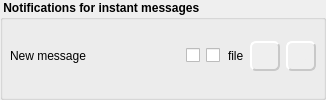
              <widget class="QGroupBox" name="mGrpStyle_3">
               <property name="font">
                <font>
                 <weight>75</weight>
                 <bold>true</bold>
                </font>
               </property>
               <property name="title">
                <string> Notifications for instant messages </string>
               </property>
               <layout class="QVBoxLayout" name="verticalLayout_16">
                <property name="leftMargin">
                 <number>7</number>
                </property>
                <property name="topMargin">
                 <number>3</number>
                </property>
                <property name="rightMargin">
                 <number>7</number>
                </property>
                <property name="bottomMargin">
                 <number>7</number>
                </property>
                <item>
                 <layout class="QHBoxLayout" name="horizontalLayout_30">
                  <item>
                   <widget class="QLabel" name="label_2">
                    <property name="minimumSize">
                     <size>
                      <width>170</width>
                      <height>30</height>
                     </size>
                    </property>
                    <property name="maximumSize">
                     <size>
                      <width>170</width>
                      <height>16777215</height>
                     </size>
                    </property>
                    <property name="font">
                     <font>
                      <family>MS Shell Dlg 2</family>
                      <weight>50</weight>
                      <bold>false</bold>
                     </font>
                    </property>
                    <property name="text">
                     <string>New message</string>
                    </property>
                    <property name="alignment">
                     <set>Qt::AlignLeading|Qt::AlignLeft|Qt::AlignVCenter</set>
                    </property>
                   </widget>
                  </item>
                  <item>
                   <widget class="QCheckBox" name="mCbNotifySystrayIm">
                    <property name="font">
                     <font>
                      <pointsize>9</pointsize>
                      <weight>50</weight>
                      <bold>false</bold>
                     </font>
                    </property>
                    <property name="toolTip">
                     <string>show message in the systray</string>
                    </property>
                    <property name="text">
                     <string/>
                    </property>
                    <property name="icon">
                     <iconset resource="../../resources/Icons.qrc">
                      <normaloff>:/images/22_22/Message.png</normaloff>:/images/22_22/Message.png</iconset>
                    </property>
                    <property name="iconSize">
                     <size>
                      <width>22</width>
                      <height>22</height>
                     </size>
                    </property>
                   </widget>
                  </item>
                  <item>
                   <widget class="QCheckBox" name="mCbNotifySoundIm">
                    <property name="font">
                     <font>
                      <pointsize>9</pointsize>
                      <weight>50</weight>
                      <bold>false</bold>
                     </font>
                    </property>
                    <property name="toolTip">
                     <string>play sound file</string>
                    </property>
                    <property name="text">
                     <string/>
                    </property>
                    <property name="icon">
                     <iconset resource="../../resources/Icons.qrc">
                      <normaloff>:/images/22_22/SpeakerLoud.png</normaloff>:/images/22_22/SpeakerLoud.png</iconset>
                    </property>
                    <property name="iconSize">
                     <size>
                      <width>22</width>
                      <height>22</height>
                     </size>
                    </property>
                   </widget>
                  </item>
                  <item>
                   <spacer name="horizontalSpacer_31">
                    <property name="orientation">
                     <enum>Qt::Horizontal</enum>
                    </property>
                    <property name="sizeType">
                     <enum>QSizePolicy::MinimumExpanding</enum>
                    </property>
                    <property name="sizeHint" stdset="0">
                     <size>
                      <width>2</width>
                      <height>20</height>
                     </size>
                    </property>
                   </spacer>
                  </item>
                  <item>
                   <widget class="QLabel" name="mLbNotifySoundImFile">
                    <property name="font">
                     <font>
                      <family>MS Shell Dlg 2</family>
                      <weight>50</weight>
                      <bold>false</bold>
                     </font>
                    </property>
                    <property name="text">
                     <string>file</string>
                    </property>
                   </widget>
                  </item>
                  <item>
                   <widget class="QPushButton" name="mPbNotifySoundImFile">
                    <property name="minimumSize">
                     <size>
                      <width>30</width>
                      <height>30</height>
                     </size>
                    </property>
                    <property name="maximumSize">
                     <size>
                      <width>30</width>
                      <height>30</height>
                     </size>
                    </property>
                    <property name="toolTip">
                     <string>select sound file to play</string>
                    </property>
                    <property name="styleSheet">
                     <string notr="true">QPushButton{
background-color: rgb(239, 239, 239);
color: rgb(239, 239, 239);
border-style: outset;
border-width: 2px;
border-color:  rgb(200, 200, 200);
border-radius: 6px;
}
QPushButton:pressed{
background-color: rgb(150, 150, 150);
} </string>
                    </property>
                    <property name="text">
                     <string/>
                    </property>
                    <property name="icon">
                     <iconset resource="../../resources/Icons.qrc">
                      <normaloff>:/images/22_22/BoxOpen.png</normaloff>:/images/22_22/BoxOpen.png</iconset>
                    </property>
                    <property name="iconSize">
                     <size>
                      <width>22</width>
                      <height>22</height>
                     </size>
                    </property>
                    <property name="checked">
                     <bool>false</bool>
                    </property>
                   </widget>
                  </item>
                  <item>
                   <widget class="QToolButton" name="mTbPlaySoundImFile">
                    <property name="minimumSize">
                     <size>
                      <width>30</width>
                      <height>30</height>
                     </size>
                    </property>
                    <property name="maximumSize">
                     <size>
                      <width>30</width>
                      <height>30</height>
                     </size>
                    </property>
                    <property name="toolTip">
                     <string>play selected sound file</string>
                    </property>
                    <property name="styleSheet">
                     <string notr="true">QToolButton{
background-color: rgb(239, 239, 239);
color: rgb(239, 239, 239);
border-style: outset;
border-width: 2px;
border-color:  rgb(200, 200, 200);
border-radius: 6px;
}
QToolButton:pressed{
background-color: rgb(150, 150, 150);
} 
</string>
                    </property>
                    <property name="text">
                     <string>...</string>
                    </property>
                    <property name="icon">
                     <iconset resource="../../resources/Icons.qrc">
                      <normaloff>:/images/22_22/AV_Play.png</normaloff>:/images/22_22/AV_Play.png</iconset>
                    </property>
                    <property name="iconSize">
                     <size>
                      <width>22</width>
                      <height>22</height>
                     </size>
                    </property>
                   </widget>
                  </item>
                 </layout>
                </item>
               </layout>
              </widget>
